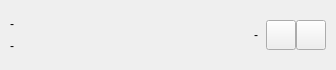
<?xml version="1.0" encoding="UTF-8"?>
<ui version="4.0">
 <class>AFQDirectBroadItem</class>
 <widget class="QFrame" name="AFQDirectBroadItem">
  <property name="geometry">
   <rect>
    <x>0</x>
    <y>0</y>
    <width>336</width>
    <height>70</height>
   </rect>
  </property>
  <property name="minimumSize">
   <size>
    <width>336</width>
    <height>70</height>
   </size>
  </property>
  <property name="maximumSize">
   <size>
    <width>360</width>
    <height>70</height>
   </size>
  </property>
  <property name="windowTitle">
   <string>Form</string>
  </property>
  <property name="styleSheet">
   <string notr="true"/>
  </property>
  <layout class="QHBoxLayout" name="horizontalLayout_2">
   <property name="spacing">
    <number>0</number>
   </property>
   <property name="leftMargin">
    <number>0</number>
   </property>
   <property name="topMargin">
    <number>0</number>
   </property>
   <property name="rightMargin">
    <number>0</number>
   </property>
   <property name="bottomMargin">
    <number>0</number>
   </property>
   <item>
    <widget class="QFrame" name="frameBroadItem">
     <property name="frameShape">
      <enum>QFrame::NoFrame</enum>
     </property>
     <property name="frameShadow">
      <enum>QFrame::Plain</enum>
     </property>
     <layout class="QHBoxLayout" name="layoutFrameBroadItem">
      <property name="spacing">
       <number>0</number>
      </property>
      <property name="leftMargin">
       <number>10</number>
      </property>
      <property name="topMargin">
       <number>0</number>
      </property>
      <property name="rightMargin">
       <number>10</number>
      </property>
      <property name="bottomMargin">
       <number>0</number>
      </property>
      <item>
       <widget class="QFrame" name="frame">
        <property name="minimumSize">
         <size>
          <width>0</width>
          <height>43</height>
         </size>
        </property>
        <property name="maximumSize">
         <size>
          <width>16777215</width>
          <height>43</height>
         </size>
        </property>
        <property name="frameShape">
         <enum>QFrame::NoFrame</enum>
        </property>
        <property name="frameShadow">
         <enum>QFrame::Plain</enum>
        </property>
        <layout class="QVBoxLayout" name="verticalLayout_2">
         <property name="spacing">
          <number>2</number>
         </property>
         <property name="leftMargin">
          <number>0</number>
         </property>
         <property name="topMargin">
          <number>0</number>
         </property>
         <property name="rightMargin">
          <number>0</number>
         </property>
         <property name="bottomMargin">
          <number>0</number>
         </property>
         <item>
          <widget class="AFQElidedSlideLabel" name="label_Title">
           <property name="text">
            <string>-</string>
           </property>
          </widget>
         </item>
         <item>
          <widget class="QLabel" name="label_Info">
           <property name="text">
            <string>-</string>
           </property>
          </widget>
         </item>
        </layout>
       </widget>
      </item>
      <item>
       <spacer name="horizontalSpacer_2">
        <property name="orientation">
         <enum>Qt::Horizontal</enum>
        </property>
        <property name="sizeHint" stdset="0">
         <size>
          <width>40</width>
          <height>20</height>
         </size>
        </property>
       </spacer>
      </item>
      <item>
       <widget class="QLabel" name="label_Status">
        <property name="sizePolicy">
         <sizepolicy hsizetype="Minimum" vsizetype="Preferred">
          <horstretch>0</horstretch>
          <verstretch>0</verstretch>
         </sizepolicy>
        </property>
        <property name="minimumSize">
         <size>
          <width>0</width>
          <height>20</height>
         </size>
        </property>
        <property name="maximumSize">
         <size>
          <width>16777215</width>
          <height>20</height>
         </size>
        </property>
        <property name="text">
         <string>-</string>
        </property>
        <property name="alignment">
         <set>Qt::AlignCenter</set>
        </property>
       </widget>
      </item>
      <item>
       <spacer name="horizontalSpacer_3">
        <property name="orientation">
         <enum>Qt::Horizontal</enum>
        </property>
        <property name="sizeType">
         <enum>QSizePolicy::Fixed</enum>
        </property>
        <property name="sizeHint" stdset="0">
         <size>
          <width>8</width>
          <height>20</height>
         </size>
        </property>
       </spacer>
      </item>
      <item>
       <widget class="QPushButton" name="pushButton_Play">
        <property name="minimumSize">
         <size>
          <width>30</width>
          <height>30</height>
         </size>
        </property>
        <property name="maximumSize">
         <size>
          <width>30</width>
          <height>30</height>
         </size>
        </property>
        <property name="text">
         <string/>
        </property>
        <property name="iconSize">
         <size>
          <width>30</width>
          <height>30</height>
         </size>
        </property>
       </widget>
      </item>
      <item>
       <widget class="QPushButton" name="pushButton_Stop">
        <property name="minimumSize">
         <size>
          <width>30</width>
          <height>30</height>
         </size>
        </property>
        <property name="maximumSize">
         <size>
          <width>30</width>
          <height>30</height>
         </size>
        </property>
        <property name="text">
         <string/>
        </property>
        <property name="iconSize">
         <size>
          <width>30</width>
          <height>30</height>
         </size>
        </property>
       </widget>
      </item>
     </layout>
    </widget>
   </item>
  </layout>
 </widget>
 <customwidgets>
  <customwidget>
   <class>AFQElidedSlideLabel</class>
   <extends>QLabel</extends>
   <header>UIComponent/CElidedSlideLabel.h</header>
  </customwidget>
 </customwidgets>
 <resources/>
 <connections/>
</ui>
